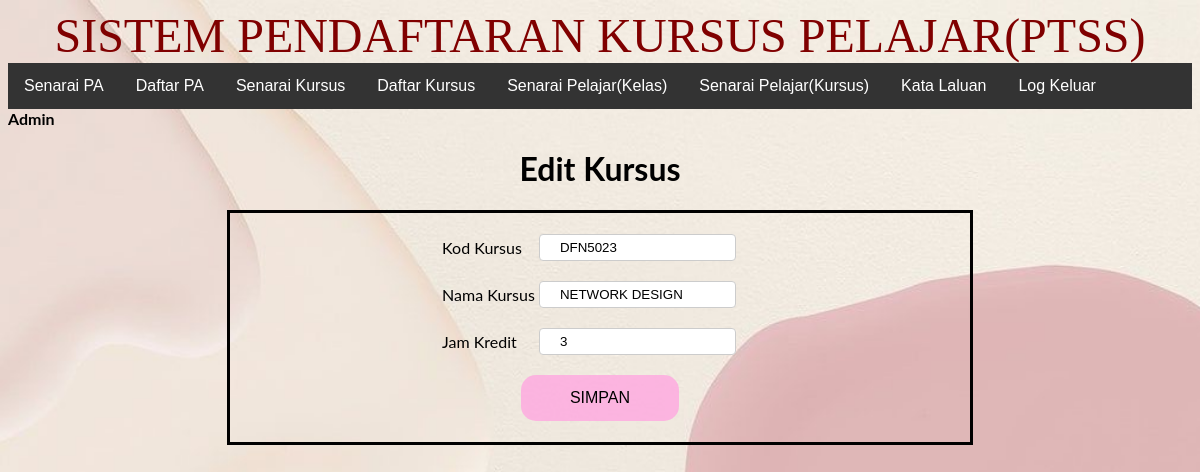
/pendaftaran/admin/index.php?daftar=editkursus&idkursus=4 (signed in), run on the app's committed database.
### tables this page shows
CREATE TABLE `kursus` (
  `idkursus` int(11) NOT NULL,
  `kodkursus` varchar(50) NOT NULL,
  `namakursus` varchar(250) NOT NULL,
  `jamkredit` float NOT NULL
);

### pendaftaran/admin/editkursus.php (the view, shortened to what this page needs)
<?php
$idkursus = $_GET['idkursus'];
$sql = "SELECT kodkursus, namakursus, jamkredit FROM kursus WHERE idkursus = ?";
$stmt = $conn->prepare($sql);
$stmt->bind_param('i', $idkursus);
$stmt->execute();
$stmt->store_result();
$stmt->bind_result($kodkursus, $namakursus, $jamkredit);
?>
<h1>Edit Kursus</h1>
<form action="edit-simpan-kursus.php" method="post">
    <table>
        <tr>
            <td>Kod Kursus</td>
            <td><input type="text" name="kodkursus" value="<?php echo $kodkursus; ?>"></td>
        </tr>
        <tr>
            <td>Nama Kursus</td>
            <td><input type="text" name="namakursus" value="<?php echo $namakursus; ?>"></td>
        </tr>
        <tr>
            <td>Jam Kredit</td>
            <td><input type="text" name="jamkredit" value="<?php echo $jamkredit; ?>"></td>
        </tr>
        <tr>
            <td colspan="2" align="center">
            <button type="submit">SIMPAN</button>
            </td>
        </tr>
    </table>
</form>

### pendaftaran/register.css (style rules this page uses)
body { font-family: 'Lato', sans-serif; background-image: url('color.jpg'); background-repeat: no-repeat; background-attachment: fixed; background-size: cover; }
form { border-style: solid; width: 60%; padding: 10px 15px; margin: 8px 0; }
input[type=number],input[type=text], input[type=password] { width: 90%; padding: 5px 20px; margin: 8px 0; display: inline-block; border: 1px solid #ccc; border-radius: 4px; box-sizing: border-box; }
button { background-color: #ffa3e0c2; font-size: 16px; color: rgb(0, 0, 0); padding: 14px 20px; margin: 8px 0; border: none; cursor: pointer; width: 50%; border-radius: 15px; }

### data on the page
kursus: kodkursus "DFN5023", namakursus "NETWORK DESIGN", jamkredit "3"
